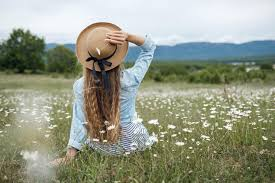
#> input picture semester_8_(spring-25)/digital_image_processing/codes/image.png, 275 x 183 px, given in place of image.jpg, which was not available
$ jupyter execute image-compression.ipynb   (text cells are left out)
#> lines starting #> are read from the running program, lines starting #| are printed output that depends on the picture; pictures that were not available may be replaced by others from this repository, and a replacement may not be noted
[cell 1]
# !pip install numpy pandas matplotlib opencv-python seaborn scikit-learn

[cell 2]
import numpy as np
import matplotlib.pyplot as plt
import cv2
from sklearn.cluster import KMeans

[cell 3]
# Load image
image = cv2.imread('./image.jpg')  # Replace 'image.jpg' with your image path
#> image is the input picture: shape (183, 275, 3); mean B, G, R 134.5, 152.5, 148.1

# Convert from BGR to RGB
image = cv2.cvtColor(image, cv2.COLOR_BGR2RGB)
# Display original image
plt.figure(figsize=(6,6))
plt.imshow(image)
plt.axis('off')
plt.title('Original Image')
plt.show()

[cell 4]
# Get image dimensions
h, w, c = image.shape
#> h = 183; w = 275; c = 3
# Reshape image to a 2D array of pixels
pixels = image.reshape(-1, 3)

# Convert to float for better precision
pixels = np.float32(pixels)

[cell 5]
# Try different values of K to find the optimal number of clusters
wcss = []
K_values = range(1, 15)  # Testing K from 1 to 15

for k in K_values:
    kmeans = KMeans(n_clusters=k, init='k-means++', random_state=42)
    kmeans.fit(pixels)
    wcss.append(kmeans.inertia_)  # Inertia is the WCSS value
#> after the loop, wcss = [610726784, 168323120, 81244440, 55834600, 41229592, 31368160, 25359172, 21276330, 18830490, 17873756, 16118860, 14796777, 13439894, 12587746]

# Plot the Elbow Curve
plt.figure(figsize=(8,5))
plt.plot(K_values, wcss, marker='o', linestyle='--')
plt.xlabel('Number of Clusters (K)')
plt.ylabel('WCSS (Within-Cluster Sum of Squares)')
plt.title('Elbow Method for Optimal K')
plt.show()
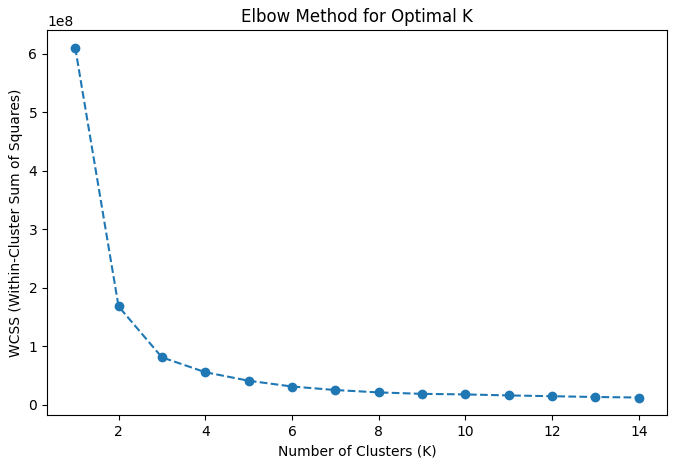
#> figure drawn by matplotlib, 1 panel; curve peaks at x = 1, y = 610726784

[cell 6]
# Define number of clusters (K) - You can change this value
K = 10

# Apply K-Means
kmeans = KMeans(n_clusters=K, init='k-means++', random_state=42)
labels = kmeans.fit_predict(pixels)

# Get the cluster centroids (RGB values of dominant colors)
centroids = np.uint8(kmeans.cluster_centers_)
kmeans, labels, centroids

[cell 7]
# Replace each pixel with its cluster's centroid color
compressed_image = centroids[labels]

# Reshape back to original image dimensions
compressed_image = compressed_image.reshape(h, w, c)
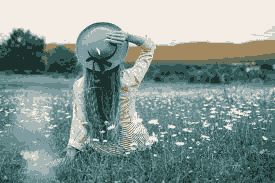
#> compressed_image: shape (183, 275, 3); mean of channels 0, 1, 2 147.8, 152.2, 134.1; drawn as B, G, R

[cell 8]
# Plot original and compressed images side by side
fig, ax = plt.subplots(1, 2, figsize=(12, 6))

# Original Image
ax[0].imshow(image)
ax[0].axis('off')
ax[0].set_title('Original Image')

# Compressed Image
ax[1].imshow(compressed_image)
ax[1].axis('off')
ax[1].set_title(f'Compressed Image (K={K})')

plt.show()
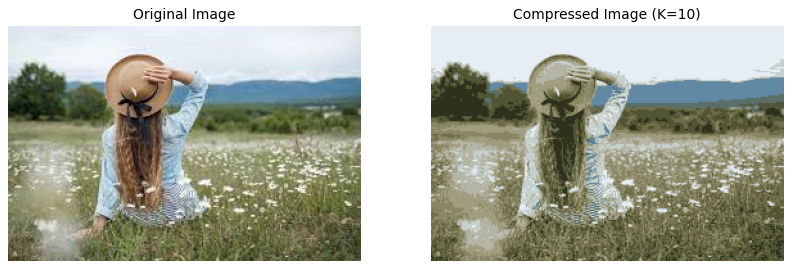
#> figure drawn by matplotlib, 2 panels
